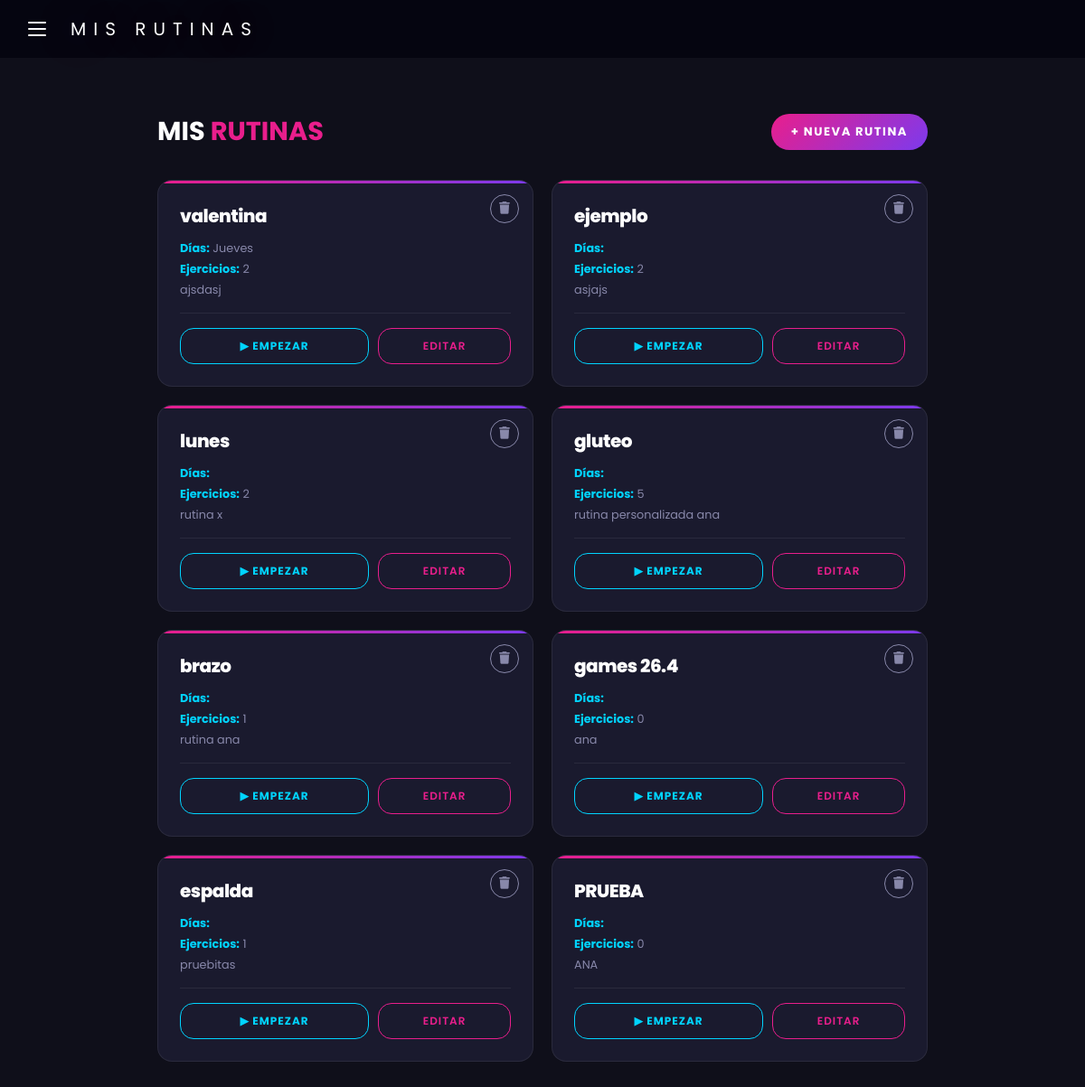
Screenshot of /rutinas/ (signed in) with the database file from the repository.
### rutinas/models.py (models this page shows, shortened)
class Rutina(models.Model):
    TIPO_RUTINA = [
        ('predeterminada', 'Predeterminada'),
        ('personal', 'Personal'),
    ]
    TIPO_ENTRENAMIENTO = [
        ('crossfit',     'CrossFit'),
        ('fuerza',       'Fuerza'),
        ('cardio',       'Cardio'),
        ('funcional',    'Funcional'),
        ('hipertrofia',  'Hipertrofia'),
        ('flexibilidad', 'Flexibilidad'),
    ]
    NIVELES = [
        ('principiante', 'Principiante'),
        ('intermedio',   'Intermedio'),
        ('avanzado',     'Avanzado'),
    ]
    DIAS = [
        ('lun', 'Lunes'),
        ('mar', 'Martes'),
        ('mie', 'Miércoles'),
        ('jue', 'Jueves'),
        ('vie', 'Viernes'),
        ('sab', 'Sábado'),
        ('dom', 'Domingo'),
    ]
    id_rutina = models.AutoField(primary_key=True)
    id_usuario = models.ForeignKey(Usuario, on_delete=models.CASCADE, related_name='rutinas')
    nombre_rutina = models.CharField(max_length=100)
    descripcion = models.TextField(max_length=500, blank=True)
    tipo_rutina = models.CharField(max_length=20, choices=TIPO_RUTINA, default='personal')
    tipo_entrenamiento = models.CharField(max_length=20, choices=TIPO_ENTRENAMIENTO, default='funcional')
    duracion = models.IntegerField(default=45)
    nivel = models.CharField(max_length=20, choices=NIVELES, default='principiante')
    dias = models.CharField(max_length=50, blank=True)
    creada_en = models.DateTimeField(auto_now_add=True)
    fecha_creacion = models.DateTimeField(auto_now_add=True)
    def get_dias_lista(self):
        return self.dias.split(',') if self.dias else []
    def get_dias_display(self):
        dias_dict = dict(self.DIAS)
        return ', '.join([dias_dict.get(d, d) for d in self.get_dias_lista()])

### rutinas/views.py (the view)
# urls.py: path('', views.lista_rutinas, name='lista_rutinas'),
@login_required
def lista_rutinas(request):
    rutinas = Rutina.objects.filter(id_usuario=request.user).order_by('-creada_en')
    return render(request, 'rutinas/lista.html', {
        'rutinas': rutinas
    })

### templates/rutinas/lista.html (shortened to what this page needs)
{% load static %}
<!DOCTYPE html>
<html lang="es">
<head>
  <link rel="stylesheet" href="https://cdnjs.cloudflare.com/ajax/libs/font-awesome/6.5.0/css/all.min.css">
  <link rel="stylesheet" href="{% static 'css/rutinas.css' %}">
</head>
<body>
  <header class="topbar">
    <label for="sidebar-toggle" class="menu-btn" aria-label="Menú">
      <span></span><span></span><span></span>
    </label>
    <span class="topbar-title">MIS RUTINAS</span>
  </header>
  <main class="main">
    <div class="page-header">
      <h2 class="page-titulo">MIS <span>RUTINAS</span></h2>
      <a href="{% url 'crear_rutina' %}" class="btn-nueva">+ Nueva rutina</a>
    </div>
    {% if rutinas %}
      <div class="rutinas-grid">
        {% for rutina in rutinas %}
        <div class="rutina-card">
        <form method="POST" action="{% url 'eliminar_rutina' rutina.pk %}">
          <button type="submit" class="btn-eliminar-icon" onclick="return confirm('¿Eliminar esta rutina?')">
            <i class="fa-solid fa-trash"></i>
          </button>
        </form>
          <p class="rutina-card-nombre">{{ rutina.nombre_rutina }}</p>
          <div class="rutina-meta">
            <span><strong>Días:</strong> {{ rutina.get_dias_display }}</span>
            <span><strong>Ejercicios:</strong> {{ rutina.ejercicios.count }}</span>
            {% if rutina.descripcion %}
              <span>{{ rutina.descripcion }}</span>
            {% endif %}
          </div>
          <div class="rutina-acciones">
            <a href="{% url 'detalle_rutina' rutina.pk %}" class="btn-empezar">▶ Empezar</a>
            <a href="{% url 'editar_rutina' rutina.pk %}" class="btn-editar">Editar</a>
          </div>
        </div>
        {% endfor %}
      </div>
    {% else %}
      <div class="vacio">
        <p>Aún no tienes rutinas creadas.</p>
        <a href="{% url 'crear_rutina' %}" class="btn-nueva">Crea tu primera rutina</a>
      </div>
    {% endif %}
  </main>
</body>
</html>

### static/css/rutinas.css (style rules this page uses)
:root { --sidebar-w: 260px; --topbar-h: 60px; --bg: #0f0f1a; --bg-card: #1a1a2e; --bg-card-hover: #22223a; --neon-pink: #e91e8c; --neon-cyan: #00d4ff; --neon-purple: #7c3aed; --text-primary: #ffffff; --text-muted: #8888aa; --border: rgba(255,255,255,0.07); --radius: 16px; --font: 'Poppins', sans-serif; }
*, *::before, *::after { box-sizing: border-box; margin: 0; padding: 0; }
body { font-family: var(--font); background: var(--bg); color: var(--text-primary); min-height: 100vh; }
.topbar { position: fixed; top: 0; left: 0; right: 0; z-index: 80; height: 64px; background: rgba(5,5,15,.88); backdrop-filter: blur(14px); border-bottom: 1px solid var(--border-subtle); display: flex; align-items: center; padding: 0 20px; gap: 16px; }
.menu-btn { width: 42px; height: 42px; display: flex; flex-direction: column; align-items: center; justify-content: center; gap: 5px; cursor: pointer; border-radius: 10px; transition: background var(--transition); flex-shrink: 0; }
.menu-btn span { display: block; width: 20px; height: 2px; background: var(--text-primary); border-radius: 2px; transition: transform var(--transition), opacity var(--transition), width var(--transition); }
.topbar-title { font-family: var(--font-display); font-size: 20px; letter-spacing: 8px; color: var(--text-primary); text-shadow: 0 0 60px rgba(233, 30, 140, 0.4), 0 0 120px rgba(233, 30, 140, 0.2); }
.main { margin-top: var(--topbar-h); padding: 32px 24px; max-width: 900px; margin-left: auto; margin-right: auto; margin-top: calc(var(--topbar-h) + 32px); }
.page-header { display: flex; justify-content: space-between; align-items: center; margin-bottom: 32px; }
.page-titulo { font-size: 1.8rem; font-weight: 700; color: var(--text-primary); }
.page-titulo span { color: var(--neon-pink); }
.btn-nueva { display: flex; align-items: center; gap: 8px; padding: 10px 22px; border-radius: 50px; background: linear-gradient(135deg, var(--neon-pink), var(--neon-purple)); color: #fff; text-decoration: none; font-size: 0.82rem; font-weight: 700; letter-spacing: 1.5px; text-transform: uppercase; transition: 0.3s; border: none; cursor: pointer; }
.rutinas-grid { display: grid; grid-template-columns: repeat(auto-fill, minmax(280px, 1fr)); gap: 20px; }
.rutina-card { background: var(--bg-card); border-radius: var(--radius); padding: 24px; border: 1px solid var(--border); transition: transform 0.3s, box-shadow 0.3s; position: relative; overflow: hidden; }
.rutina-card::before { content: ''; position: absolute; top: 0; left: 0; right: 0; height: 3px; background: linear-gradient(90deg, var(--neon-pink), var(--neon-purple)); }
.rutina-card-nombre { font-size: 1.25rem; font-weight: 800; color: var(--text-primary); margin-bottom: 12px; letter-spacing: -0.5px; }
.rutina-meta { display: flex; flex-direction: column; gap: 5px; margin-bottom: 16px; }
.rutina-meta span { font-size: 0.8rem; color: var(--text-muted); }
.rutina-meta strong { color: var(--neon-cyan); }
.rutina-acciones { display: flex; gap: 10px; padding-top: 16px; border-top: 1px solid var(--border); }
.btn-empezar { flex: 1.5; text-align: center; padding: 10px; border-radius: 15px; border: 1px solid var(--neon-cyan); color: var(--neon-cyan); text-decoration: none; font-size: 0.75rem; font-weight: 700; letter-spacing: 1px; text-transform: uppercase; transition: 0.3s; }
.btn-eliminar-icon { position: absolute; top: 15px; right: 15px; background: transparent; border: 1px solid var(--text-muted); color: var(--text-muted); font-size: 0.85rem; cursor: pointer; width: 32px; height: 32px; border-radius: 50%; display: flex; align-items: center; justify-content: center; transition: 0.3s; }
.btn-editar { flex: 1; padding: 10px; border-radius: 15px; border: 1px solid var(--neon-pink); background: transparent; color: var(--neon-pink); font-size: 0.75rem; font-weight: 600; letter-spacing: 1px; text-transform: uppercase; text-decoration: none; text-align: center; cursor: pointer; transition: 0.3s; width: 100%; }

### rows the page displays
Rutina: nombre_rutina "valentina", dias "Jueves", ejercicios.count "2", descripcion "ajsdasj"
Rutina: nombre_rutina "ejemplo", ejercicios.count "2", descripcion "asjajs"
Rutina: nombre_rutina "lunes", ejercicios.count "2", descripcion "rutina x"
Rutina: nombre_rutina "gluteo", ejercicios.count "5", descripcion "rutina personalizada ana"
Rutina: nombre_rutina "brazo", ejercicios.count "1", descripcion "rutina ana"
Rutina: nombre_rutina "games 26.4", ejercicios.count "0", descripcion "ana"
Rutina: nombre_rutina "espalda", ejercicios.count "1", descripcion "pruebitas"
Rutina: nombre_rutina "PRUEBA", ejercicios.count "0", descripcion "ANA"
